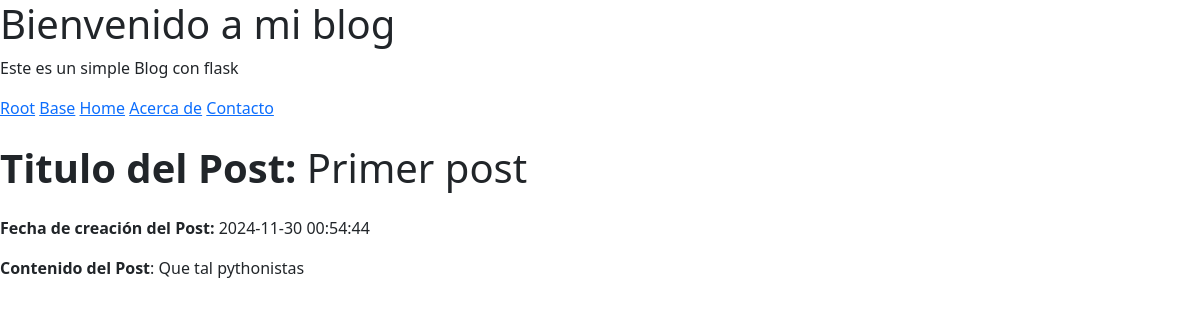
/post/1, run on the app's committed database.
### tables this page shows
CREATE TABLE posts (
    id INTEGER PRIMARY KEY AUTOINCREMENT,
    created TIMESTAMP NOT NULL DEFAULT CURRENT_TIMESTAMP,
    title TEXT NOT NULL,
    content TEXT NOT NULL
);

### app.py (the view)
@app.route("/post/<int:post_id>", methods=["GET"])
def get_one_post(post_id: int):
    conn = get_db_connection()
    post = conn.execute('SELECT * FROM posts WHERE id = ?', (post_id,)).fetchone()
    conn.close()
    return render_template('post/post.html', post=post)

### app.py (called while the page is built)
def get_db_connection():
    conn = sqlite3.connect("database.db")
    conn.row_factory = sqlite3.Row
    return conn

### templates/post/post.html (shortened to what this page needs)
{% extends 'base.html' %}
{% block content %}
<h1 class="my-4"><strong>Titulo del Post:</strong> {{ post['title'] }}</h1>
<p><strong>Fecha de creación del Post:</strong> {{ post['created'] }}</p>
<p class="mb-4"><strong>Contenido del Post</strong>: {{ post['content'] }}</p>
{% endblock %}

### data on the page
posts: title "Primer post", created "2024-11-30 00:54:44", content "Que tal pythonistas"
